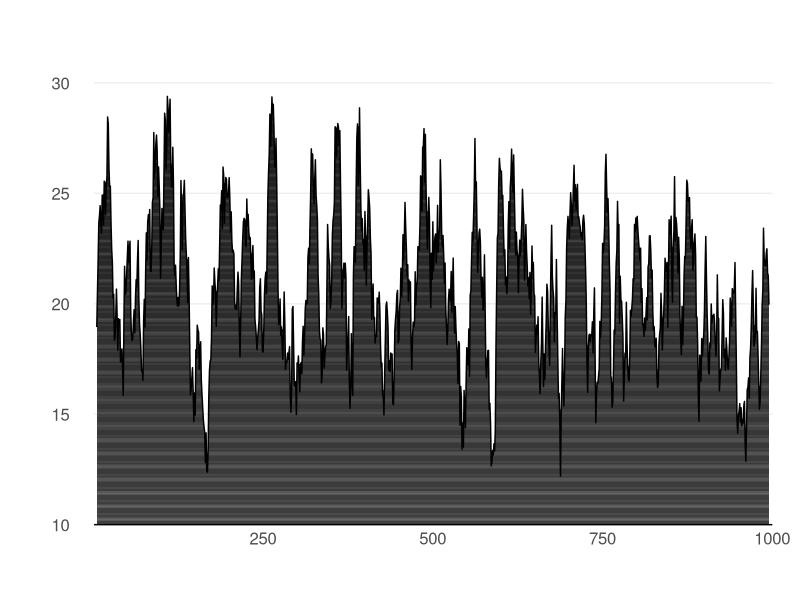

Write R code to recreate this figure.
###########################################

## Title: Scaled_fill_under_line
## Description: scaled area fill under a time series
## Date: 20221212
  ## Last edited: 20221212
## Contributors: M. Campbell
## Contacts: michelineleecampbell@gmail.com
## Notes: modded from  https://stackoverflow.com/questions/61775003/ggplot2-create-shaded-area-with-gradient-below-curve

###########################################

library(ggplot2)

df <- data.frame(x = 1:1000,
                 y = zoo::rollmean(x = rnorm(1000, mean = 20, sd = 10), k = 10, na.pad = TRUE))
grad_df <- data.frame(yintercept = seq(10, 31, length.out = 1000), 
                       alpha = seq(1,0.3, length.out = 1000))


ggplot(df, aes(x, y)) + 
  geom_area(data = df, fill = "black") +
  geom_hline(data = grad_df, aes(yintercept = yintercept, alpha = alpha),
  size = 0.05, colour = "white") +
  
  geom_line(data = df, colour = "black", size = 0.5) +
  geom_hline(aes(yintercept = 10), alpha = 0.02) + 
  theme_bw()  +
  # geom_point(shape = 16, size = 1, colour = "#80C020") +
  # geom_point(shape = 16, size = 1, colour = "white") +
  # geom_hline(aes(yintercept = min(df$y)), alpha = 0.02) +
  # theme_bw() +
  theme(panel.grid.major.x = element_blank(),
        panel.grid.minor.x = element_blank(),
        panel.grid.minor.y = element_blank(),
        panel.border       = element_blank(),
        axis.line.x        = element_line(),
        text               = element_text(size = 15),
        plot.margin        = margin(unit(c(20, 20, 20, 20), "pt")),
        axis.ticks         = element_blank(),
        axis.text.y        = element_text(margin = margin(0,15,0,0, unit = "pt"))) +
  scale_alpha_identity() + labs(x="",y="") +
  coord_cartesian(ylim = c(10, 32.5),expand = FALSE)
  # scale_x_date(breaks = "months", expand = c(0.02, 0))

NULL
